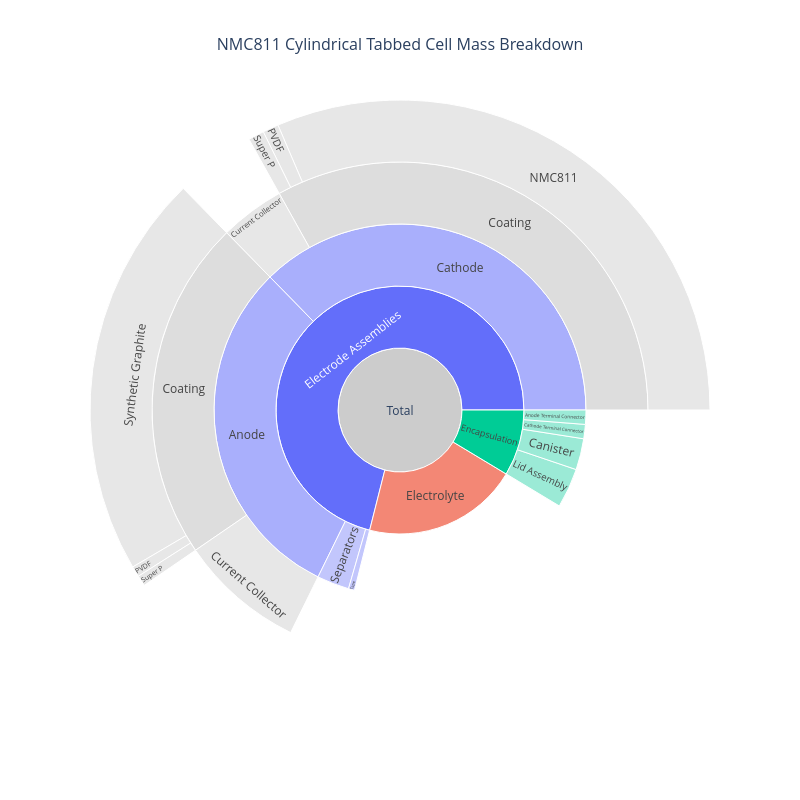

The cell this chart's notebook holds for it:
### Code cell
cell.plot_mass_breakdown(width=800, height=800)

### Figure 1 — Plotly figure (JSON) as saved in the notebook; plotly's stock layout.template omitted (floating-point values rounded to 4 significant figures)
{"data": [{"branchvalues": "total", "customdata": ["<b>Total</b><br>368.25 g", "<b>Electrode Assemblies</b><br>261.69 g<br>71.1% of total", "<b>Anode</b><br>111.99 g<br>30.4% of total", "<b>Coating</b><br>81.91 g<br>22.2% of total", "<b>Synthetic Graphite</b><br>77.81 g<br>21.1% of total", "<b>PVDF</b><br>2.05 g<br>0.6% of total", "<b>Super P</b><br>2.05 g<br>0.6% of total", "<b>Current Collector</b><br>30.08 g<br>8.2% of total", "<b>Cathode</b><br>137.44 g<br>37.3% of total", "<b>Coating</b><br>121.88 g<br>33.1% of total", "<b>NMC811</b><br>115.78 g<br>31.4% of total", "<b>PVDF</b><br>3.05 g<br>0.8% of total", "<b>Super P</b><br>3.05 g<br>0.8% of total", "<b>Current Collector</b><br>15.56 g<br>4.2% of total", "<b>Separators</b><br>10.31 g<br>2.8% of total", "<b>Tape</b><br>1.95 g<br>0.5% of total", "<b>Electrolyte</b><br>74.79 g<br>20.3% of total", "<b>Encapsulation</b><br>31.77 g<br>8.6% of total", "<b>Cathode Terminal Connector</b><br>4.56 g<br>1.2% of total", "<b>Anode Terminal Connector</b><br>4.56 g<br>1.2% of total", "<b>Lid Assembly</b><br>12.66 g<br>3.4% of total", "<b>Canister</b><br>9.99 g<br>2.7% of total"], "hovertemplate": "%{customdata}<extra></extra>", "ids": ["Total", "Electrode Assemblies", "Electrode Assemblies/Anode", "Electrode Assemblies/Anode/Coating", "Electrode Assemblies/Anode/Coating/Synthetic Graphite", "Electrode Assemblies/Anode/Coating/PVDF", "Electrode Assemblies/Anode/Coating/Super P", "Electrode Assemblies/Anode/Current Collector", "Electrode Assemblies/Cathode", "Electrode Assemblies/Cathode/Coating", "Electrode Assemblies/Cathode/Coating/NMC811", "Electrode Assemblies/Cathode/Coating/PVDF", "Electrode Assemblies/Cathode/Coating/Super P", "Electrode Assemblies/Cathode/Current Collector", "Electrode Assemblies/Separators", "Electrode Assemblies/Tape", "Electrolyte", "Encapsulation", "Encapsulation/Cathode Terminal Connector", "Encapsulation/Anode Terminal Connector", "Encapsulation/Lid Assembly", "Encapsulation/Canister"], "labels": ["Total", "Electrode Assemblies", "Anode", "Coating", "Synthetic Graphite", "PVDF", "Super P", "Current Collector", "Cathode", "Coating", "NMC811", "PVDF", "Super P", "Current Collector", "Separators", "Tape", "Electrolyte", "Encapsulation", "Cathode Terminal Connector", "Anode Terminal Connector", "Lid Assembly", "Canister"], "marker": {"colors": ["#CCCCCC", "#636EFA", "#a9affc", "#DDDDDD", "#DDDDDD", "#DDDDDD", "#DDDDDD", "#DDDDDD", "#a9affc", "#DDDDDD", "#DDDDDD", "#DDDDDD", "#DDDDDD", "#DDDDDD", "#a9affc", "#a9affc", "#EF553B", "#00CC96", "#72e2c5", "#72e2c5", "#72e2c5", "#72e2c5"]}, "parents": ["", "Total", "Electrode Assemblies", "Electrode Assemblies/Anode", "Electrode Assemblies/Anode/Coating", "Electrode Assemblies/Anode/Coating", "Electrode Assemblies/Anode/Coating", "Electrode Assemblies/Anode", "Electrode Assemblies", "Electrode Assemblies/Cathode", "Electrode Assemblies/Cathode/Coating", "Electrode Assemblies/Cathode/Coating", "Electrode Assemblies/Cathode/Coating", "Electrode Assemblies/Cathode", "Electrode Assemblies", "Electrode Assemblies", "Total", "Total", "Encapsulation", "Encapsulation", "Encapsulation", "Encapsulation"], "type": "sunburst", "values": [368.2, 261.7, 112.0, 81.91, 77.81, 2.05, 2.05, 30.08, 137.4, 121.9, 115.8, 3.05, 3.05, 15.56, 10.31, 1.95, 74.79, 31.77, 4.56, 4.56, 12.66, 9.99]}], "layout": {"font": {"size": 12}, "height": 800, "title": {"font": {"size": 16}, "text": "NMC811 Cylindrical Tabbed Cell Mass Breakdown", "x": 0.5}, "width": 800}}
